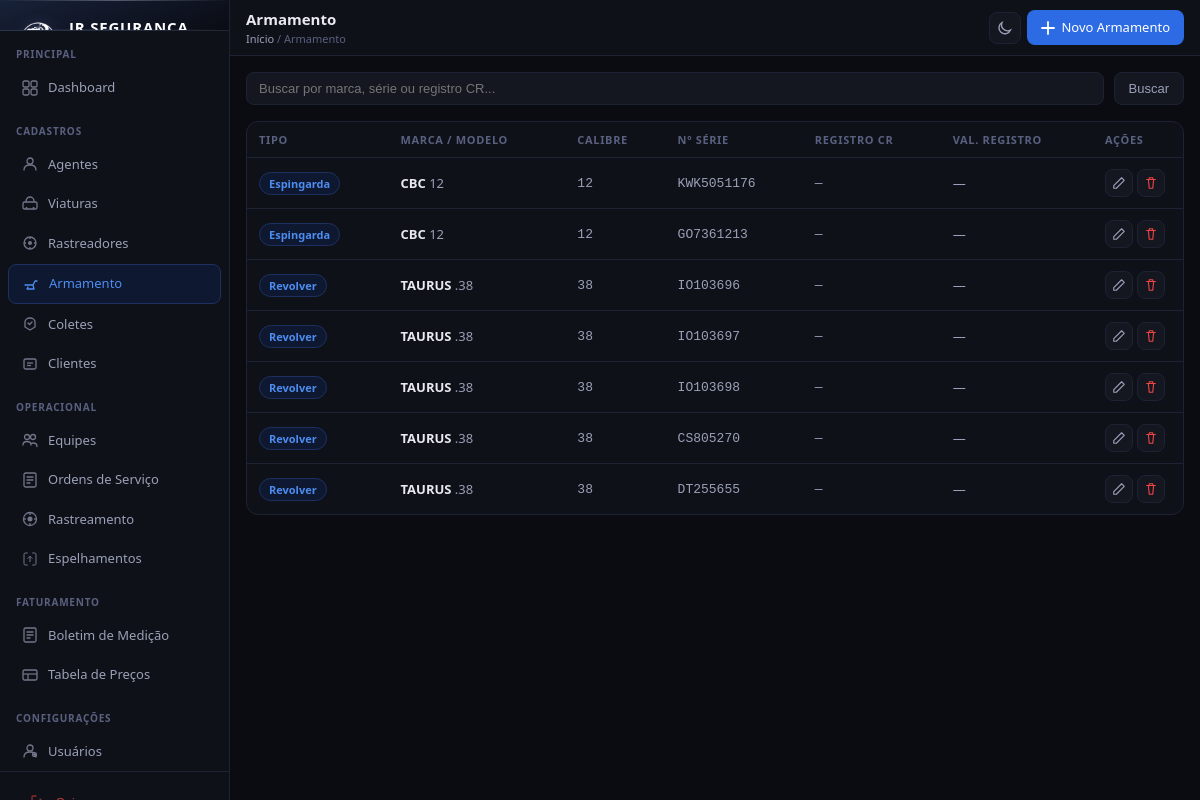
The page /armamento/ (signed in) on the database as committed earlier.
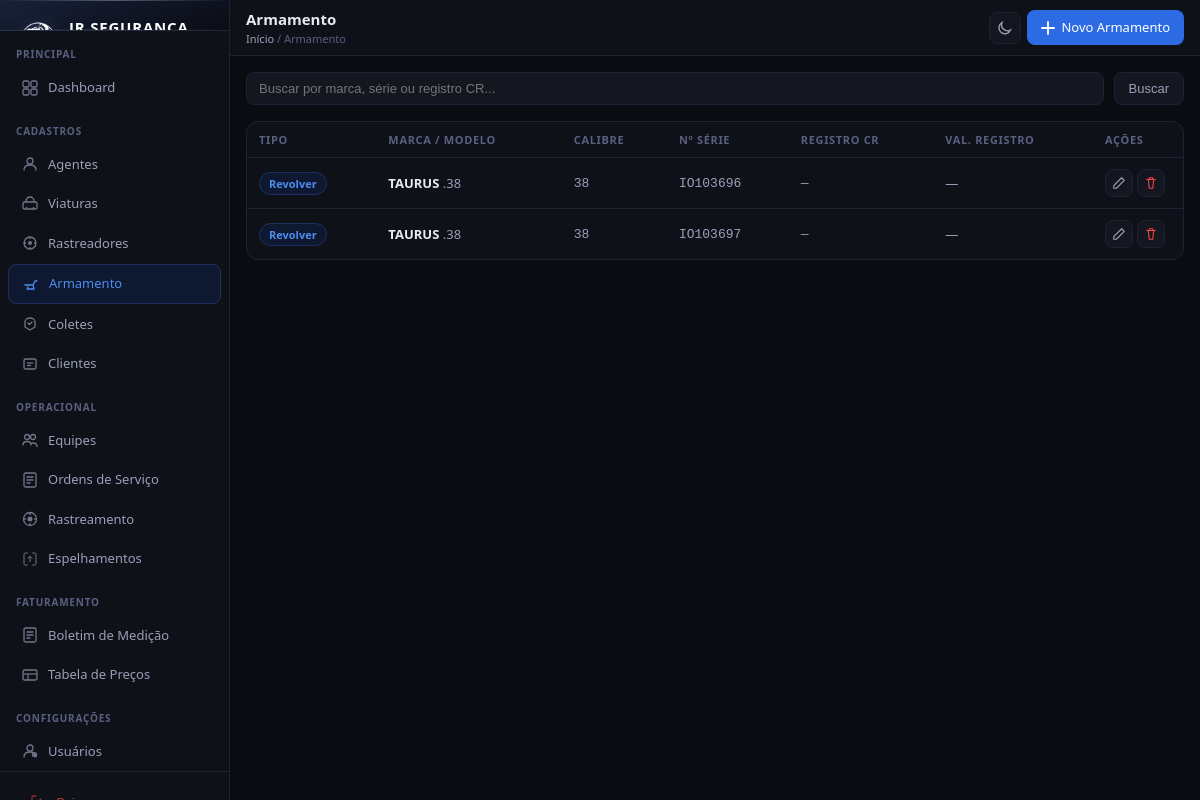
The same page on the database as committed later.
### cadastros/models.py (models this page shows, shortened)
class Armamento(models.Model):
    TIPO_CHOICES = [
        ('pistola', 'Pistola'),
        ('revolver', 'Revolver'),
        ('espingarda', 'Espingarda'),
        ('rifle', 'Rifle'),
    ]
    tipo = models.CharField(max_length=20, choices=TIPO_CHOICES, verbose_name='Tipo')
    marca = models.CharField(max_length=100, verbose_name='Marca / Fabricante')
    modelo = models.CharField(max_length=100, verbose_name='Modelo')
    calibre = models.CharField(max_length=20, verbose_name='Calibre')
    numero_serie = models.CharField(max_length=50, unique=True, verbose_name='Nr de Serie')
    numero_cano = models.CharField(max_length=50, blank=True, verbose_name='Nr do Cano')
    registro_cr = models.CharField(max_length=50, blank=True, verbose_name='Registro CR/SINARM')
    registro_validade = models.DateField(blank=True, null=True, verbose_name='Val. Registro')
    data_aquisicao = models.DateField(blank=True, null=True, verbose_name='Data de Aquisicao')
    criado_em = models.DateTimeField(auto_now_add=True)
    atualizado_em = models.DateTimeField(auto_now=True)
    class Meta:
        verbose_name = 'Armamento'
        verbose_name_plural = 'Armamentos'
        ordering = ['tipo', 'marca']

### cadastros/views.py (the view)
# urls.py: path('armamento/', views.armamento_list, name='armamento_list'),
@login_required
def armamento_list(request):
    q = request.GET.get('q', '')
    armamentos = Armamento.objects.all()
    if q:
        armamentos = armamentos.filter(Q(marca__icontains=q) | Q(numero_serie__icontains=q) | Q(registro_cr__icontains=q))
    return render(request, 'cadastros/armamento_list.html', {'armamentos': armamentos, 'q': q})

### cadastros/templates/cadastros/armamento_list.html (shortened to what this page needs)
﻿{% extends 'cadastros/base.html' %}
{% block page_title %}Armamento{% endblock %}
{% block breadcrumb %}<a href="{% url 'dashboard' %}">Início</a> / Armamento{% endblock %}
{% block topbar_actions %}<a href="{% url 'armamento_create' %}" class="btn btn-primary"><svg width="14" height="14" fill="none" viewBox="0 0 14 14"><path d="M7 1v12M1 7h12" stroke="currentColor" stroke-width="1.8" stroke-linecap="round"/></svg> Novo Armamento</a>{% endblock %}
{% block content %}
<div class="search-bar">
  <form method="get" style="display:flex;gap:10px;flex:1">
    <input type="text" name="q" value="{{ q }}" placeholder="Buscar por marca, série ou registro CR...">
    <button type="submit" class="btn btn-secondary">Buscar</button>
  </form>
</div>
<div class="card" style="padding:0">
  <div class="table-wrap">
    <table>
      <thead>
        <tr><th>Tipo</th><th>Marca / Modelo</th><th>Calibre</th><th>Nº Série</th><th>Registro CR</th><th>Val. Registro</th><th style="width:90px">Ações</th></tr>
      </thead>
      <tbody>
        {% for a in armamentos %}
        <tr>
          <td><span class="badge badge-blue">{{ a.get_tipo_display }}</span></td>
          <td><strong style="color:var(--text)">{{ a.marca }}</strong> <span style="color:var(--text2)">{{ a.modelo }}</span></td>
          <td style="font-family:monospace;color:var(--text2)">{{ a.calibre }}</td>
          <td style="font-family:monospace;color:var(--text2)">{{ a.numero_serie }}</td>
          <td style="font-family:monospace;color:var(--text2)">{{ a.registro_cr|default:"—" }}</td>
          <td style="color:var(--text2)">{{ a.registro_validade|date:"d/m/Y"|default:"—" }}</td>
          <td>
            <div style="display:flex;gap:4px">
              <a href="{% url 'armamento_edit' a.pk %}" class="btn-icon" title="Editar"><svg width="14" height="14" fill="none" viewBox="0 0 16 16"><path d="M11 2l3 3L5 14H2v-3L11 2z" stroke="currentColor" stroke-width="1.3" stroke-linejoin="round"/></svg></a>
              <a href="{% url 'armamento_delete' a.pk %}" class="btn-icon" title="Excluir" style="color:var(--red)"><svg width="14" height="14" fill="none" viewBox="0 0 16 16"><path d="M3 4h10M6 4V2h4v2M5 4l1 10h4l1-10" stroke="currentColor" stroke-width="1.3" stroke-linecap="round" stroke-linejoin="round"/></svg></a>
            </div>
          </td>
        </tr>
        {% empty %}
        <tr><td colspan="7" style="text-align:center;color:var(--text3);padding:32px">Nenhum armamento encontrado.</td></tr>
        {% endfor %}
      </tbody>
    </table>
  </div>
</div>
{% endblock %}

Rows that differ between the two databases and show on the page:
removed Armamento: tipo "Espingarda", marca "CBC", modelo "12", calibre "12", numero_serie "KWK5051176", registro_cr "—", registro_validade "—"
removed Armamento: tipo "Espingarda", marca "CBC", modelo "12", calibre "12", numero_serie "GO7361213", registro_cr "—", registro_validade "—"
removed Armamento: tipo "Revolver", marca "TAURUS", modelo ".38", calibre "38", numero_serie "IO103698", registro_cr "—", registro_validade "—"
removed Armamento: tipo "Revolver", marca "TAURUS", modelo ".38", calibre "38", numero_serie "CS805270", registro_cr "—", registro_validade "—"
removed Armamento: tipo "Revolver", marca "TAURUS", modelo ".38", calibre "38", numero_serie "DT255655", registro_cr "—", registro_validade "—"
